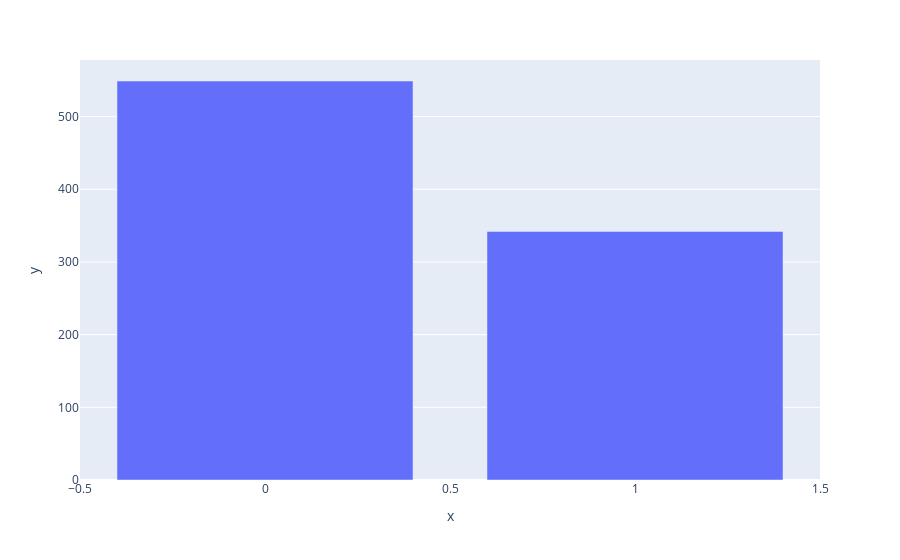

Here is the notebook cell this chart was saved with:
### Code cell
import plotly.express as px
# Count survivors
survived_counts = df_train["Survived"].value_counts()

# Create bar chart
fig = px.bar(x = survived_counts.index, y =  survived_counts.values)
fig.show()

### Figure 1 — Plotly figure (JSON) as saved in the notebook; plotly's stock layout.template omitted (floating-point values rounded to 4 significant figures)
{"data": [{"alignmentgroup": "True", "hovertemplate": "x=%{x}<br>y=%{y}<extra></extra>", "legendgroup": "", "marker": {"color": "#636efa", "pattern": {"shape": ""}}, "name": "", "offsetgroup": "", "orientation": "v", "showlegend": false, "textposition": "auto", "type": "bar", "x": [0, 1], "xaxis": "x", "y": [549, 342], "yaxis": "y"}], "layout": {"barmode": "relative", "legend": {"tracegroupgap": 0}, "margin": {"t": 60}, "xaxis": {"anchor": "y", "domain": [0, 1], "title": {"text": "x"}}, "yaxis": {"anchor": "x", "domain": [0, 1], "title": {"text": "y"}}}}
